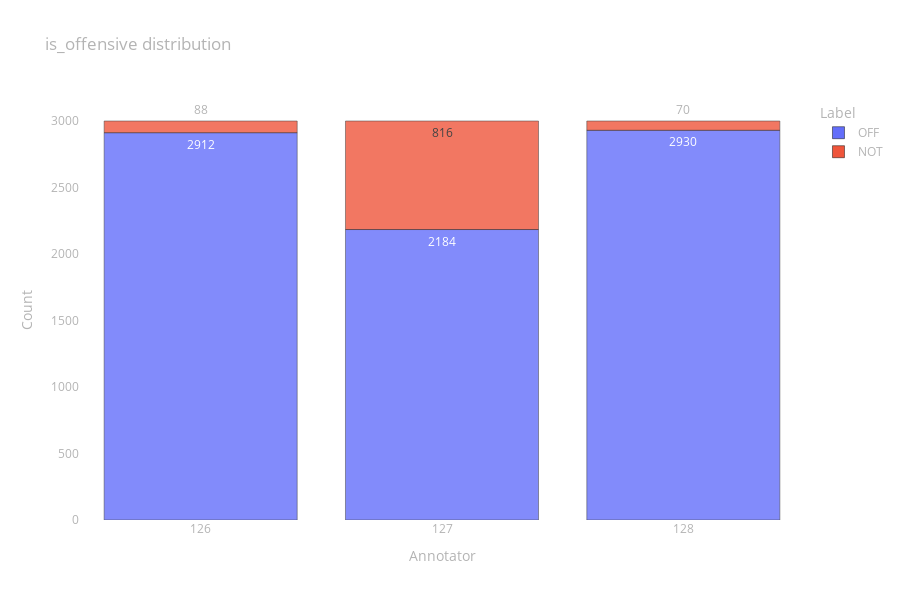

Notebook cell for this chart:
### Code cell
fig = px.bar(
    data_frame=prepare_data_to_px(is_offensive),
    x="Annotator", y="Count", color="Label", opacity=0.8,
    height=600, text="Count", title="is_offensive distribution")

fig.update_layout(layout)

fig.show()

### Figure 1 — Plotly figure (JSON) as saved in the notebook; plotly's stock layout.template omitted (floating-point values rounded to 4 significant figures)
{"data": [{"alignmentgroup": "True", "hovertemplate": "Label=OFF<br>Annotator=%{x}<br>Count=%{text}<extra></extra>", "legendgroup": "OFF", "marker": {"color": "#636efa", "opacity": 0.8, "pattern": {"shape": ""}}, "name": "OFF", "offsetgroup": "OFF", "orientation": "v", "showlegend": true, "text": [2912, 2184, 2930], "textposition": "auto", "type": "bar", "x": [126, 127, 128], "xaxis": "x", "y": [2912, 2184, 2930], "yaxis": "y"}, {"alignmentgroup": "True", "hovertemplate": "Label=NOT<br>Annotator=%{x}<br>Count=%{text}<extra></extra>", "legendgroup": "NOT", "marker": {"color": "#EF553B", "opacity": 0.8, "pattern": {"shape": ""}}, "name": "NOT", "offsetgroup": "NOT", "orientation": "v", "showlegend": true, "text": [88, 816, 70], "textposition": "auto", "type": "bar", "x": [126, 127, 128], "xaxis": "x", "y": [88, 816, 70], "yaxis": "y"}], "layout": {"barmode": "relative", "font": {"color": "rgb(180,180,180)"}, "height": 600, "legend": {"title": {"text": "Label"}, "tracegroupgap": 0}, "paper_bgcolor": "rgba(0,0,0,0)", "plot_bgcolor": "rgba(0,0,0,0)", "title": {"text": "is_offensive distribution"}, "xaxis": {"anchor": "y", "domain": [0, 1], "showgrid": false, "title": {"text": "Annotator"}, "type": "category", "zeroline": false}, "yaxis": {"anchor": "x", "domain": [0, 1], "showgrid": false, "title": {"text": "Count"}, "zeroline": false}}}
